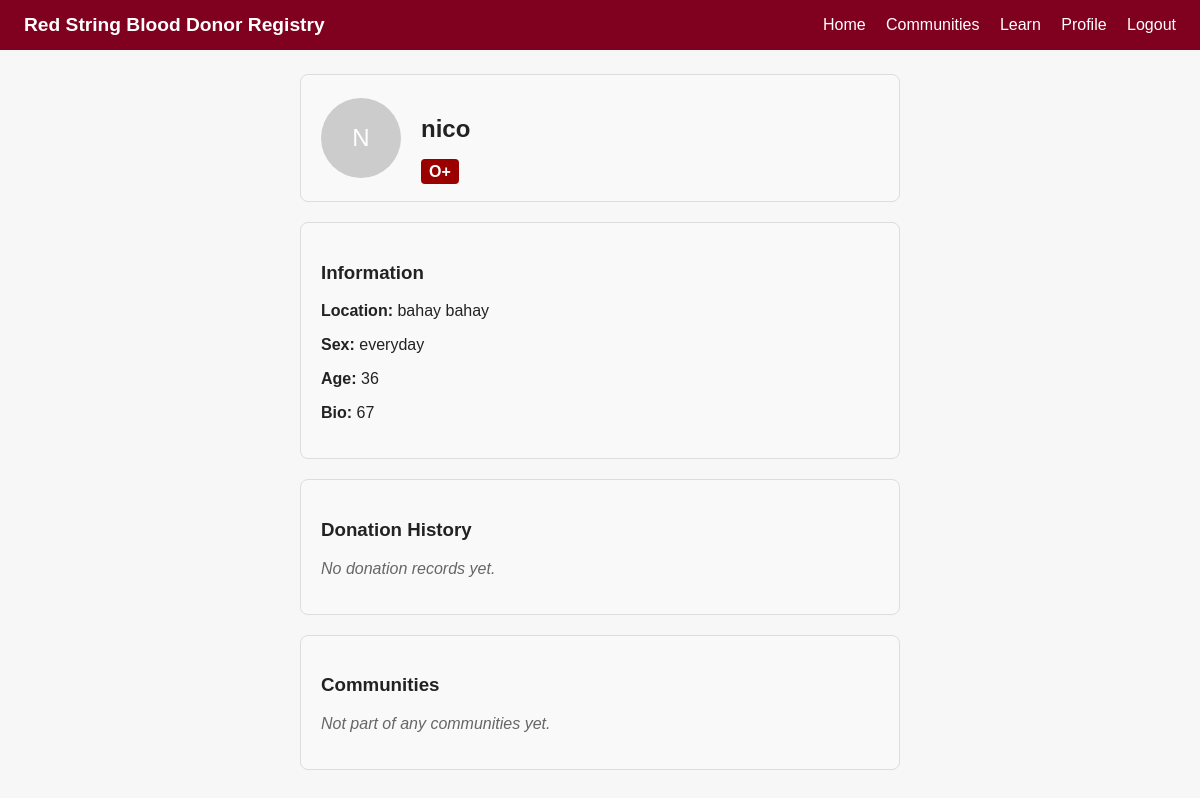
Page /u/nico (signed in) on the committed database.
### models.py (models this page shows)
class User(UserMixin, db.Model):
    id = db.Column(db.Integer, primary_key=True)
    username = db.Column(db.String(50), unique=True, nullable=False)
    email = db.Column(db.String(120), unique=True, nullable=False)
    password_hash = db.Column(db.String(200), nullable=False)
    created_at = db.Column(db.DateTime, default=datetime.utcnow)
    profile = db.relationship("Profile", backref="user", uselist=False, cascade="all, delete-orphan")
    donations = db.relationship("Donation", backref="user", lazy=True)
    measurements = db.relationship("Measurement", backref="user", lazy=True)
    health_statuses = db.relationship("HealthStatus", backref="user", lazy=True)

class Profile(db.Model):
    id = db.Column(db.Integer, primary_key=True)
    user_id = db.Column(db.Integer, db.ForeignKey("user.id"), nullable=False)
    full_name = db.Column(db.String(100))
    location = db.Column(db.String(100))
    sex = db.Column(db.String(20))
    birthdate = db.Column(db.Date)
    blood_type = db.Column(db.String(10))
    bio = db.Column(db.Text)
    picture_filename = db.Column(db.String(255), default="default.jpg")
    is_public = db.Column(db.Boolean, default=True)

### app.py (the view)
@app.route('/u/<username>')
def public_profile(username):
    user = User.query.filter_by(username=username).first_or_404()
    profile = Profile.query.filter_by(user_id=user.id).first()
    if not profile or (not profile.is_public and current_user != user):
        flash('This profile is private.', 'warning')
        return redirect(url_for('home'))
    age = calculate_age(profile.birthdate) if profile else None
    return render_template('public_profile.html', user=user, profile=profile, age=age)

### app.py (called while the page is built)
@login_manager.user_loader
def load_user(user_id):
    return User.query.get(int(user_id))

def calculate_age(born):
    if not born:
        return None
    today = date.today()
    return today.year - born.year - ((today.month, today.day) < (born.month, born.day))

### templates/public_profile.html (shortened to what this page needs)
{% extends "base.html" %}
{% block content %}
<div style="max-width: 600px; margin: auto; display: flex; flex-direction: column; gap: 20px;">
    <div style="background: #f9f9f9; padding: 20px; border-radius: 8px; border: 1px solid #ddd; display: flex; align-items: center; gap: 20px;">
        <div style="width: 80px; height: 80px; background: #ccc; border-radius: 50%; display: flex; align-items: center; justify-content: center; font-size: 24px; color: #fff;">
            {{ user.username[0] | upper }}
        </div>
        <div>
            <h2>{{ profile.name or user.username }}</h2>
            <span style="background: #9b0000; color: white; padding: 4px 8px; border-radius: 4px; font-weight: bold;">
                {{ profile.blood_type or 'Unknown Blood' }}
            </span>
        </div>
    </div>
    <div style="background: #f9f9f9; padding: 20px; border-radius: 8px; border: 1px solid #ddd;">
        <h3>Information</h3>
        <p><strong>Location:</strong> {{ profile.location or 'Not specified' }}</p>
        <p><strong>Sex:</strong> {{ profile.sex or 'Not specified' }}</p>
        <p><strong>Age:</strong> {{ age if age else 'Not specified' }}</p>
        <p><strong>Bio:</strong> {{ profile.bio or 'No bio provided yet.' }}</p>
    </div>
    <div style="background: #f9f9f9; padding: 20px; border-radius: 8px; border: 1px solid #ddd;">
        <h3>Donation History</h3>
        <p style="color: #666; font-style: italic;">No donation records yet.</p>
    </div>
    <div style="background: #f9f9f9; padding: 20px; border-radius: 8px; border: 1px solid #ddd;">
        <h3>Communities</h3>
        <p style="color: #666; font-style: italic;">Not part of any communities yet.</p>
    </div>
</div>
{% endblock %}

### static/css/style.css (style rules this page uses)
body { font-family: Arial, sans-serif; margin: 0; background: #f7f7f7; color: #222; }

### rows in the picture
User: username "N", username "nico"
Profile: blood_type "O+", location "bahay bahay", sex "everyday", bio "67"

### other values in the picture
{{ age if age else 'Not specified' }} "36"
